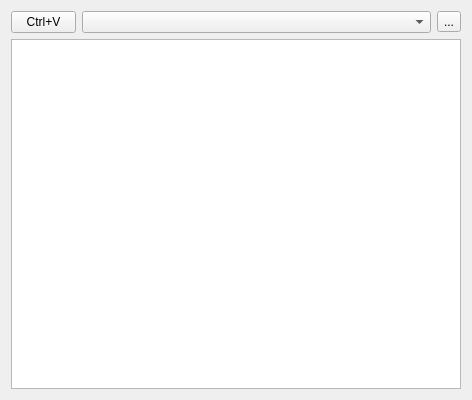
<?xml version="1.0" encoding="UTF-8"?>
<ui version="4.0">
 <class>MainWindow</class>
 <widget class="QMainWindow" name="MainWindow">
  <property name="geometry">
   <rect>
    <x>0</x>
    <y>0</y>
    <width>472</width>
    <height>400</height>
   </rect>
  </property>
  <property name="minimumSize">
   <size>
    <width>280</width>
    <height>400</height>
   </size>
  </property>
  <property name="maximumSize">
   <size>
    <width>16777215</width>
    <height>400</height>
   </size>
  </property>
  <property name="windowTitle">
   <string>Helper</string>
  </property>
  <widget class="QWidget" name="centralWidget">
   <layout class="QHBoxLayout" name="horizontalLayout">
    <item>
     <layout class="QGridLayout" name="gridLayout">
      <item row="0" column="0">
       <widget class="QPushButton" name="pasteBtn">
        <property name="maximumSize">
         <size>
          <width>65</width>
          <height>16777215</height>
         </size>
        </property>
        <property name="text">
         <string>Ctrl+V</string>
        </property>
        <property name="shortcut">
         <string>Ctrl+S</string>
        </property>
        <property name="flat">
         <bool>false</bool>
        </property>
       </widget>
      </item>
      <item row="0" column="3">
       <widget class="QToolButton" name="toolButton">
        <property name="text">
         <string>...</string>
        </property>
       </widget>
      </item>
      <item row="0" column="1" colspan="2">
       <widget class="QComboBox" name="comboBox">
        <property name="minimumSize">
         <size>
          <width>0</width>
          <height>0</height>
         </size>
        </property>
        <property name="frame">
         <bool>true</bool>
        </property>
       </widget>
      </item>
      <item row="1" column="0" rowspan="3" colspan="4">
       <widget class="QListWidget" name="listWidget">
        <property name="batchSize">
         <number>100</number>
        </property>
       </widget>
      </item>
     </layout>
    </item>
   </layout>
  </widget>
 </widget>
 <layoutdefault spacing="6" margin="11"/>
 <resources/>
 <connections/>
</ui>
